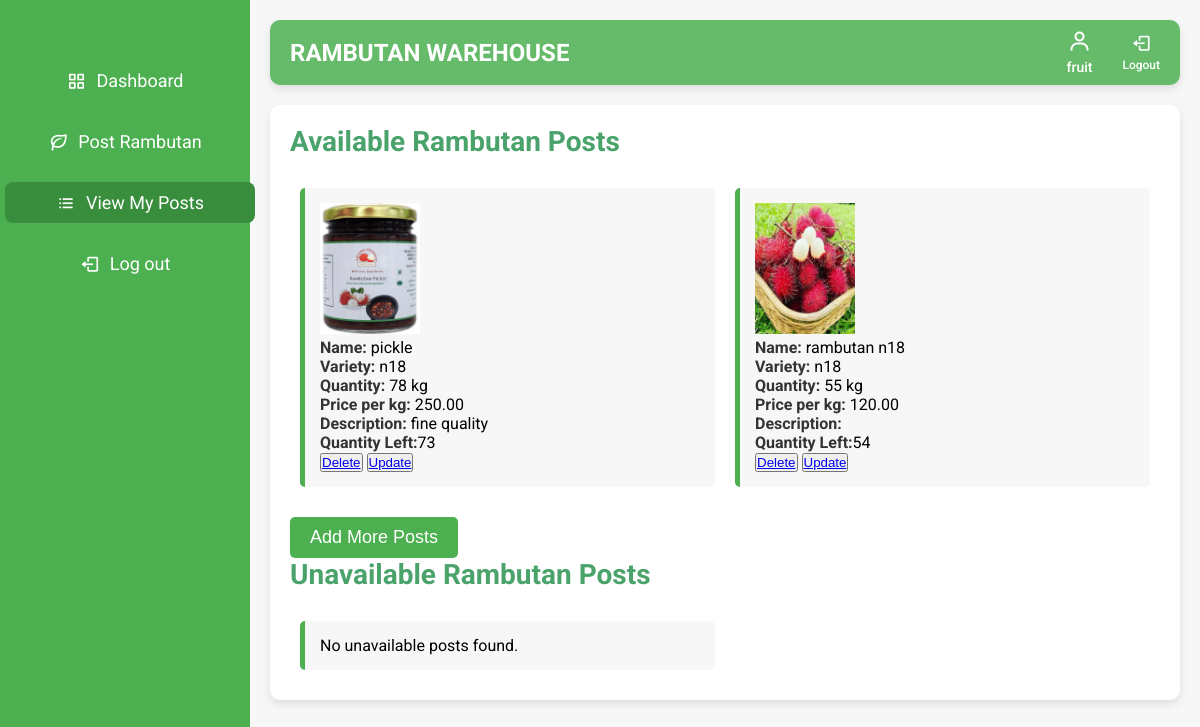
Page /view_posts/ (signed in) on the committed database.
### warehouse/models.py (models this page shows, shortened)
class Registeruser(AbstractUser):
    username = models.EmailField(unique=True)
    name = models.CharField(max_length=50,default='noname')
    contact = models.CharField(max_length=250, blank=True)
    address = models.CharField(max_length=250, blank=True)
    place = models.CharField(max_length=100, blank=True)
    role = models.CharField(max_length=10, choices=ROLE_CHOICES)
    groups = models.ManyToManyField(
        Group,
        related_name='registeruser_set',  # Custom related_name
        blank=True,
        help_text='The groups this user belongs to. A user will get all permissions granted to each of their groups.'
    )
    user_permissions = models.ManyToManyField(
        Permission,
        related_name='registeruser_set',  # Custom related_name
        blank=True,
        help_text='Specific permissions for this user.'
    )

class RambutanPost(models.Model):
    farmer = models.ForeignKey('FarmerDetails', on_delete=models.CASCADE, related_name='rambutan_posts')
    name = models.CharField(max_length=255)
    variety = models.CharField(max_length=100)
    quantity = models.PositiveIntegerField()
    quantity_left = models.PositiveIntegerField(default=0)  # Quantity left after sales
    price_per_kg = models.DecimalField(max_digits=10, decimal_places=2)
    image = models.ImageField(upload_to='rambutan_images/', blank=True, null=True)
    description = models.TextField(blank=True, null=True)
    created_at = models.DateTimeField(auto_now_add=True)
    is_available = models.BooleanField(default=True)  # Whether the post is still available

### warehouse/views.py (the view)
# urls.py: path('view_posts/',views.view_posts,name='view_posts'),
@login_required
def view_posts(request):
    user = request.user
    try:
        farmer_details = user.farmerdetails  # Assuming you have FarmerDetails linked to the user
        available_posts = RambutanPost.objects.filter(farmer=farmer_details, is_available=True)
        unavailable_posts = RambutanPost.objects.filter(farmer=farmer_details, is_available=False)
    except FarmerDetails.DoesNotExist:
        return redirect('farmer_details')  # Redirect if farmer details don't exist
    context = {
        'available_posts': available_posts,
        'unavailable_posts': unavailable_posts,
        'user': user
    }
    return render(request, 'view_posts.html', context)

### warehouse/templates/view_posts.html (shortened to what this page needs)
<!DOCTYPE html>
<html lang="en" dir="ltr">
<head>
  <link href="https://unpkg.com/boxicons@2.0.7/css/boxicons.min.css" rel="stylesheet">
  <link href="https://cdn.jsdelivr.net/npm/sweetalert2@11/dist/sweetalert2.min.css" rel="stylesheet">
</head>
<body>
  <div class="sidebar">
    <ul class="nav-links">
      <li>
        <a href="{% url 'farmer_dashboard' %}">
          <i class='bx bx-grid-alt'></i>
          <span class="links_name">Dashboard</span>
        </a>
      </li>
      <li>
        <a href="{% url 'post_rambutan' %}">
          <i class='bx bx-leaf'></i>
          <span class="links_name">Post Rambutan</span>
        </a>
      </li>
      <li>
        <a href="{% url 'view_posts' %}" class="active">
          <i class='bx bx-list-ul'></i>
          <span class="links_name">View My Posts</span>
        </a>
      </li>
      <li class="log_out">
        <a href="{% url 'logout' %}">
          <i class='bx bx-log-out'></i>
          <span class="links_name">Log out</span>
        </a>
      </li>
    </ul>
  </div>
  <section class="home-section">
    <nav class="top-navbar">
      <div class="logo">
        <span class="logo-text">Rambutan Warehouse</span>
      </div>
      <ul class="nav-icons">
        <li class="user-profile">
          <a href="#">
            <i class='bx bx-user'></i>
            <span class="icon-name">{{ user.name }}</span>
          </a>
        </li>
        <li>
          <a href="{% url 'logout' %}">
            <i class='bx bx-log-out'></i>
            <span class="icon-name">Logout</span>
          </a>
        </li>
      </ul>
    </nav>
    <div class="home-content">
      <div class="posts-section">
        <h2>Available Rambutan Posts</h2>
        <ul>
          {% for post in available_posts %}
          <li>
            <img src="/media/{{ post.image }}" alt="{{ post.name }}" width="100px"><br>
            <strong>Name:</strong> {{ post.name }}<br>
            <strong>Variety:</strong> {{ post.variety }}<br>
            <strong>Quantity:</strong> {{ post.quantity }} kg<br>
            <strong>Price per kg:</strong> {{ post.price_per_kg }}<br>
            <strong>Description:</strong> {{ post.description }}<br>
            <strong>Quantity Left:</strong>{{ post.quantity_left }}<br>
            <button><a href="{% url 'delete_post' post.id %}">Delete</a></button>
            <button><a href="{% url 'update_post' post.id %}">Update</a></button>
          </li>
          {% empty %}
          <li>No available posts found. Add your first rambutan post.</li>
          {% endfor %}
        </ul>
        <a href="{% url 'post_rambutan' %}">
          <button class="submit-button">Add More Posts</button>
        </a>
      </div>
      <div class="posts-section">
        <h2>Unavailable Rambutan Posts</h2>
        <ul>
          {% for post in unavailable_posts %}
          <li>
            <img src="/media/{{ post.image }}" alt="{{ post.name }}" width="100px"><br>
            <strong>Name:</strong> {{ post.name }}<br>
            <strong>Variety:</strong> {{ post.variety }}<br>
            <strong>Quantity:</strong> {{ post.quantity }} kg<br>
            <strong>Price per kg:</strong> {{ post.price_per_kg }}<br>
            <strong>Description:</strong> {{ post.description }}<br>
            <strong>Status:</strong> Unavailable<br>
            <button><a href="{% url 'delete_post' post.id %}">Delete</a></button>
            <button><a href="{% url 'update_post' post.id %}">Update</a></button>
          </li>
          {% empty %}
          <li>No unavailable posts found.</li>
          {% endfor %}
        </ul>
      </div>
    </div>
  </section>
</body>
</html>

### warehouse/templates/view_posts.html (style rules this page uses)
body { font-family: 'Roboto', sans-serif; margin: 0; padding: 0; background-color: #f7f7f7; }
* { margin: 0; padding: 0; box-sizing: border-box; }
:root { --primary-color: #4CAF50; --secondary-color: #66BB6A; --accent-color: #388e3c; --light-bg: #f0f4f3; --dark-bg: #333; --text-color: #333; --white: #ffffff; --font-family: 'Roboto', sans-serif; --font-family-logo: 'Fredoka One', cursive; }
body { font-family: var(--font-family); background-color: var(--light-bg); display: flex; min-height: 100vh; }
.sidebar { background-color: var(--primary-color); width: 250px; position: fixed; top: 0; left: 0; height: 100%; padding-top: 40px; transition: width 0.3s ease; z-index: 1000; }
.sidebar ul { list-style: none; }
.sidebar ul li { margin: 20px 0; text-align: center; }
.sidebar ul li a { text-decoration: none; color: var(--white); font-size: 18px; display: flex; align-items: center; justify-content: center; padding: 10px 20px; border-radius: 8px; transition: background-color 0.3s, transform 0.3s; }
.sidebar ul li a:hover, .sidebar ul li a.active { background-color: var(--accent-color); transform: translateX(5px); }
.sidebar ul li a i { margin-right: 10px; font-size: 20px; }
.home-section { margin-left: 250px; padding: 20px; width: calc(100% - 250px); transition: margin-left 0.3s ease, width 0.3s ease; display: flex; flex-direction: column; min-height: 100vh; }
.top-navbar { background-color: var(--secondary-color); padding: 10px 20px; display: flex; justify-content: space-between; align-items: center; border-radius: 10px; box-shadow: 0 4px 8px rgba(0, 0, 0, 0.1); margin-bottom: 20px; }
.logo-text { font-size: 24px; color: white; font-weight: bold; text-transform: uppercase; }
.top-navbar ul.nav-icons { list-style: none; display: flex; gap: 30px; align-items: center; }
.top-navbar ul.nav-icons li a { text-decoration: none; color: var(--white); font-size: 20px; display: flex; flex-direction: column; align-items: center; transition: color 0.3s; position: relative; }
.top-navbar ul.nav-icons li a .icon-name { font-size: 12px; margin-top: 5px; font-weight: 500; }
.top-navbar ul.nav-icons li.user-profile a i { font-size: 24px; color: var(--white); }
.top-navbar ul.nav-icons li.user-profile a .icon-name { font-size: 14px; color: var(--white); }
.home-section { margin-left: 250px; padding: 20px; background-color: #f7f7f7; min-height: 100vh; }
.top-navbar ul.nav-icons li.user-profile a { display: flex; flex-direction: column; align-items: center; }
.top-navbar ul.nav-icons li.user-profile a .icon-name { font-size: 14px; margin-top: 5px; }
.home-content { background-color: white; padding: 20px; border-radius: 10px; box-shadow: 0 4px 8px rgba(0, 0, 0, 0.1); }
.posts-section h2 { font-size: 28px; color: #49a36b; margin-bottom: 20px; }
.posts-section ul { list-style: none; padding: 0; display: flex; flex-wrap: wrap; }
.posts-section li { width: calc(50% - 20px); margin: 10px; padding: 15px; background-color: #f7f7f7; border-radius: 5px; border-left: 5px solid #4CAF50; box-sizing: border-box; }
.posts-section li strong { color: #333; }
.submit-button { background-color: #4CAF50; color: white; padding: 10px 20px; border: none; border-radius: 5px; cursor: pointer; font-size: 18px; margin-top: 20px; }

### rows in the picture
Registeruser: name "fruit"
RambutanPost: image (picture), name "pickle", variety "n18", quantity "78", price_per_kg "250.00", description "fine quality", quantity_left "73"
RambutanPost: image (picture), name "rambutan n18", variety "n18", quantity "55", price_per_kg "120.00", quantity_left "54"
